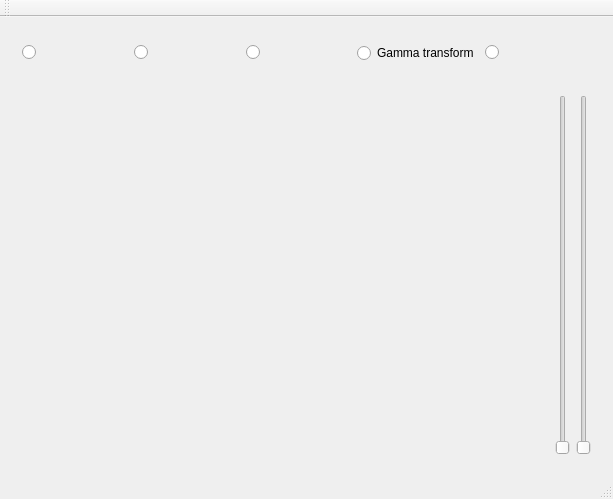
<?xml version="1.0" encoding="UTF-8"?>
<ui version="4.0">
 <class>PictrueViewClass</class>
 <widget class="QMainWindow" name="PictrueViewClass">
  <property name="geometry">
   <rect>
    <x>0</x>
    <y>0</y>
    <width>613</width>
    <height>499</height>
   </rect>
  </property>
  <property name="windowTitle">
   <string>PictrueView</string>
  </property>
  <widget class="QWidget" name="centralWidget">
   <layout class="QVBoxLayout" name="verticalLayout">
    <item>
     <widget class="QWidget" name="widget" native="true">
      <property name="minimumSize">
       <size>
        <width>0</width>
        <height>50</height>
       </size>
      </property>
      <property name="maximumSize">
       <size>
        <width>16777215</width>
        <height>50</height>
       </size>
      </property>
      <layout class="QHBoxLayout" name="horizontalLayout_2">
       <item>
        <widget class="QRadioButton" name="btnGray">
         <property name="text">
          <string/>
         </property>
        </widget>
       </item>
       <item>
        <widget class="QRadioButton" name="btnBinary">
         <property name="text">
          <string/>
         </property>
        </widget>
       </item>
       <item>
        <widget class="QRadioButton" name="btnMeanFilter">
         <property name="text">
          <string/>
         </property>
        </widget>
       </item>
       <item>
        <widget class="QRadioButton" name="btnGamma">
         <property name="text">
          <string>Gamma transform</string>
         </property>
        </widget>
       </item>
       <item>
        <widget class="QRadioButton" name="btnEdgeDetect">
         <property name="text">
          <string/>
         </property>
        </widget>
       </item>
      </layout>
     </widget>
    </item>
    <item>
     <widget class="QWidget" name="widget_2" native="true">
      <layout class="QHBoxLayout" name="horizontalLayout">
       <item>
        <widget class="QLabel" name="labelPic">
         <property name="text">
          <string/>
         </property>
        </widget>
       </item>
       <item>
        <widget class="QSlider" name="sliderBinary">
         <property name="orientation">
          <enum>Qt::Vertical</enum>
         </property>
        </widget>
       </item>
       <item>
        <widget class="QSlider" name="sliderGamma">
         <property name="orientation">
          <enum>Qt::Vertical</enum>
         </property>
        </widget>
       </item>
      </layout>
     </widget>
    </item>
   </layout>
  </widget>
  <widget class="QMenuBar" name="menuBar">
   <property name="geometry">
    <rect>
     <x>0</x>
     <y>0</y>
     <width>613</width>
     <height>22</height>
    </rect>
   </property>
  </widget>
  <widget class="QToolBar" name="mainToolBar">
   <attribute name="toolBarArea">
    <enum>TopToolBarArea</enum>
   </attribute>
   <attribute name="toolBarBreak">
    <bool>false</bool>
   </attribute>
  </widget>
  <widget class="QStatusBar" name="statusBar"/>
 </widget>
 <layoutdefault spacing="6" margin="11"/>
 <resources>
  <include location="PictrueView.qrc"/>
 </resources>
 <connections/>
</ui>
